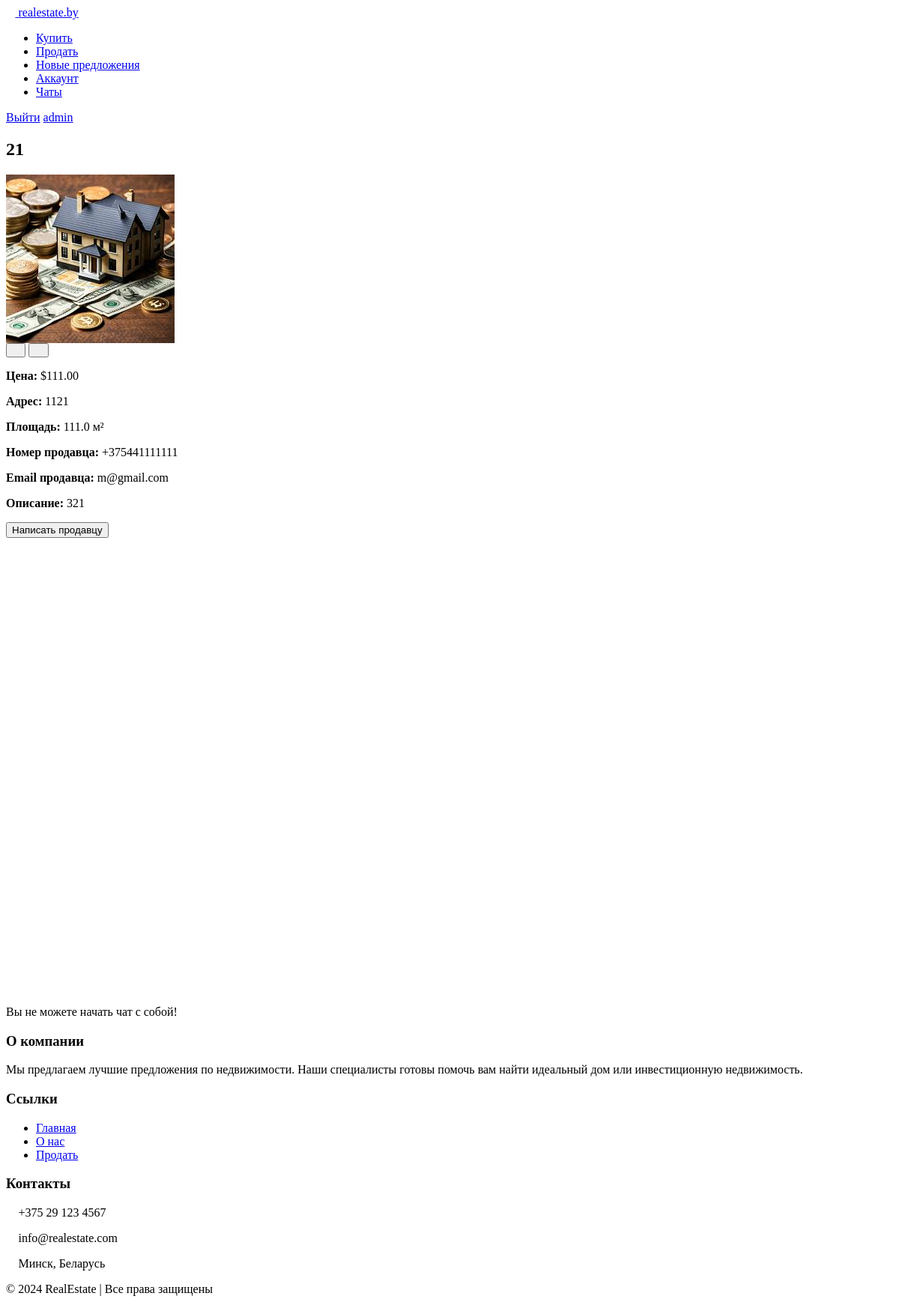
Screenshot of /properties/detail/19/ (signed in) with the database file from the repository.
### polls/models.py (models this page shows, shortened)
class CustomUser(AbstractBaseUser, PermissionsMixin):
    first_name = models.CharField(max_length=255)
    last_name = models.CharField(max_length=255)
    phone_number = models.CharField(
        max_length=15,
        validators=[RegexValidator(regex=r'^\+375(?:29|33|44|25|17)\d{7}$', message='Enter a valid phone number.')]
    )
    email = models.EmailField(unique=True)
    avatar = models.ImageField(upload_to='avatars/', blank=True, null=True)
    user_id = models.CharField(max_length=50, unique=True, blank=True, null=True)
    rating = models.FloatField(blank=True, null=True)
    verified = models.BooleanField(default=False)
    services = models.TextField(blank=True, null=True)
    last_login = models.DateTimeField(null=True, blank=True)
    favorites = models.ManyToManyField('properties.Property', related_name='favorited_by', blank=True)
    is_active = models.BooleanField(default=True)
    is_staff = models.BooleanField(default=False)
    objects = CustomUserManager()
    USERNAME_FIELD = 'email'
    REQUIRED_FIELDS = ['first_name', 'last_name', 'phone_number']

### properties/models.py (models this page shows, shortened)
class Property(models.Model):
    title = models.CharField(max_length=255)
    description = models.TextField(null=True)
    price = models.DecimalField(max_digits=10, decimal_places=2, null=True)
    location = models.CharField(max_length=100, null=True)
    size = models.FloatField(null=True)
    owner = models.ForeignKey('polls.CustomUser', on_delete=models.CASCADE, null=True, blank=True)
    pcreated_at = models.DateTimeField(auto_now_add=True, null=True, blank=True)
    approved = models.BooleanField(default=False)
    tags = models.ManyToManyField(Tag, blank=True)

class PropertyImage(models.Model):
    property = models.ForeignKey(Property, related_name='images', on_delete=models.CASCADE)
    image = models.ImageField(upload_to='property_images/')

### properties/views.py (the view, shortened to what this page needs)
# urls.py: path('detail/<int:id>/', property_detail, name='property_detail'),
def property_detail(request, id):
    property = get_object_or_404(Property, id=id)
    if request.method == 'POST' and 'create_chat' not in request.POST:
        if property.owner == request.user:
            messages.warning(request, 'Вы не можете начать чат с самим собой.')
            return redirect('property_detail', id=property.id)
    return render(request, 'properties/property_detail.html', {'property': property})

### properties/templates/properties/property_detail.html (shortened to what this page needs)
{% load static %}
{% load django_bootstrap5 %}
<html lang="ru">
<head>
    <link rel="stylesheet" href="{% static 'properties/fontawesome/css/all.min.css' %}">
    <link rel="stylesheet" href="{% static 'properties/scss/prop_detail.scss' %}">
</head>
<body>
{% include 'properties/elements/header.html' %}
    <div class="container">
        <h2 class="title">{{ property.title }}</h2>
        <div class="property-image-container">
            {% if property.images.all %}
                <div id="carouselImages" class="carousel">
                    <div class="carousel-inner">
                        {% for image in property.images.all %}
                            <div class="carousel-item {% if forloop.first %}active{% endif %}">
                                <img src="{{ image.image.url }}" alt="Property Image {{ forloop.counter }}" class="property-image">
                            </div>
                        {% endfor %}
                    </div>
                    <button id="carouselPrev" class="carousel-control carousel-control-prev">
                        <i class="fas fa-chevron-left"></i>
                    </button>
                    <button id="carouselNext" class="carousel-control carousel-control-next">
                        <i class="fas fa-chevron-right"></i>
                    </button>
                </div>
            {% else %}
                <img src="{% static 'properties/images/default.jpg' %}" alt="No Image Available" class="property-image">
            {% endif %}
        </div>
        <p><strong>Цена:</strong> ${{ property.price }}</p>
        <p><strong>Адрес:</strong> {{ property.location }}</p>
        <p><strong>Площадь:</strong> {{ property.size }} м²</p>
        <p><strong>Номер продавца:</strong> {{ property.owner.phone_number }}</p>
        <p><strong>Email продавца:</strong> {{ property.owner.email }}</p>
        <p><strong class="description">Описание:</strong> {{ property.description }}</p>
        {% if user.is_authenticated %}
        <form method="POST" id="chat-form">
            <button type="submit" name="create_chat" class="btn btn-primary mt-3 start-chat">
                Написать продавцу
            </button>
        </form>
        {% else %}
        <p>Для начала чата необходимо войти в аккаунт.</p>
        {% endif %}
        <div id="map" style="height: 600px; width: 100%; position: relative; border-radius: 20px; margin-top: 2%; "></div>
    </div>
    <div id="warning-message" class="warning-message">
        Вы не можете начать чат с собой!
    </div>
<div class="footer">
    {% include 'properties/elements/footer.html' %}
</div>
</body>
</html>

### properties/templates/properties/elements/header.html (shortened to what this page needs)
{%load static%}
{% load django_bootstrap5 %}
<!DOCTYPE html>
<html lang="en">
<head>
    <link rel="stylesheet" href="{% static 'properties/fontawesome/css/all.min.css' %}">
    <link rel="stylesheet" href="{% static 'properties/scss/header.scss' %}">
</head>
<body>
    <header class="header">
        <div class="logo">
            <a href="{% url 'home_page' %}">
                <i class="fas fa-home"></i>
                <span>realestate.by</span>
            </a>
        </div>
        <nav class="nav">
            <ul>
                <li><a href="{% url 'home_page' %}">Купить</a></li>
                {% if user.is_authenticated %}
                    <li><a href="{% url 'add_property' %}">Продать</a></li>
                    <li><a href="{% url 'home_page'%}">Новые предложения</a></li>
                    <li><a href="{% url 'profile' %}">Аккаунт</a></li>
                    <li><a href="{% url 'chat_list' %}">Чаты</a></li>
                {% endif %}
            </ul>
        </nav>
        <div class="auth-buttons">
            {% if user.is_authenticated %}
                <a href="{% url 'logout' %}" class="log-out">Выйти</a>
                <a href="{% url 'profile' %}" class="join">{{ user.first_name|truncatechars:10 }}</a>
            {% else %}
                <a href="{% url 'login' %}" class="sign-in">Войти</a>
                <a href="{% url 'register' %}" class="join">Регистрация</a>
            {% endif %}
        </div>
    </header>
</body>
</html>

### rows the page displays
CustomUser: first_name "admin"
Property: title "21", price "111.00", location "1121", size "111.0", owner.phone_number "+375441111111", owner.email "m@gmail.com", description "321"
PropertyImage: image (picture)
